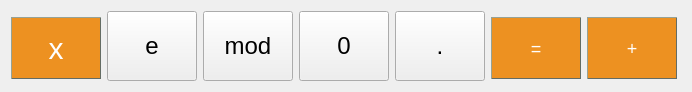
     <widget class="QWidget" name="layoutWidget">
      <property name="geometry">
       <rect>
        <x>51</x>
        <y>420</y>
        <width>692</width>
        <height>82</height>
       </rect>
      </property>
      <layout class="QHBoxLayout" name="horizontalLayout_5">
       <item>
        <widget class="QPushButton" name="button_x">
         <property name="sizePolicy">
          <sizepolicy hsizetype="Fixed" vsizetype="Fixed">
           <horstretch>0</horstretch>
           <verstretch>0</verstretch>
          </sizepolicy>
         </property>
         <property name="minimumSize">
          <size>
           <width>90</width>
           <height>70</height>
          </size>
         </property>
         <property name="maximumSize">
          <size>
           <width>90</width>
           <height>70</height>
          </size>
         </property>
         <property name="baseSize">
          <size>
           <width>90</width>
           <height>70</height>
          </size>
         </property>
         <property name="font">
          <font>
           <pointsize>-1</pointsize>
           <italic>false</italic>
           <bold>false</bold>
          </font>
         </property>
         <property name="cursor">
          <cursorShape>PointingHandCursor</cursorShape>
         </property>
         <property name="styleSheet">
          <string notr="true">QPushButton {
background-color: #ed9121;
  border-style: outset;
  border-width: 1px;
  border-color: #646c64;
  color: white;
  
  text-align: center;
  opacity: 0.6;
  margin: 6px, 2px;
  font: 30px;
}

QPushButton:pressed {
background-color:  #ffc793;
border-style: inset;
}

QPushButton:hover {
opacity: 1
}</string>
         </property>
         <property name="text">
          <string>x</string>
         </property>
         <property name="shortcut">
          <string>X</string>
         </property>
        </widget>
       </item>
       <item>
        <widget class="QPushButton" name="button_e">
         <property name="sizePolicy">
          <sizepolicy hsizetype="Fixed" vsizetype="Fixed">
           <horstretch>0</horstretch>
           <verstretch>0</verstretch>
          </sizepolicy>
         </property>
         <property name="minimumSize">
          <size>
           <width>90</width>
           <height>70</height>
          </size>
         </property>
         <property name="maximumSize">
          <size>
           <width>90</width>
           <height>70</height>
          </size>
         </property>
         <property name="baseSize">
          <size>
           <width>90</width>
           <height>70</height>
          </size>
         </property>
         <property name="font">
          <font>
           <pointsize>18</pointsize>
           <italic>false</italic>
           <bold>false</bold>
           <underline>false</underline>
          </font>
         </property>
         <property name="cursor">
          <cursorShape>PointingHandCursor</cursorShape>
         </property>
         <property name="text">
          <string>e</string>
         </property>
         <property name="shortcut">
          <string>E</string>
         </property>
        </widget>
       </item>
       <item>
        <widget class="QPushButton" name="button_mod">
         <property name="sizePolicy">
          <sizepolicy hsizetype="Fixed" vsizetype="Fixed">
           <horstretch>0</horstretch>
           <verstretch>0</verstretch>
          </sizepolicy>
         </property>
         <property name="minimumSize">
          <size>
           <width>90</width>
           <height>70</height>
          </size>
         </property>
         <property name="maximumSize">
          <size>
           <width>90</width>
           <height>70</height>
          </size>
         </property>
         <property name="baseSize">
          <size>
           <width>90</width>
           <height>70</height>
          </size>
         </property>
         <property name="font">
          <font>
           <pointsize>18</pointsize>
           <italic>false</italic>
           <bold>false</bold>
           <underline>false</underline>
          </font>
         </property>
         <property name="cursor">
          <cursorShape>PointingHandCursor</cursorShape>
         </property>
         <property name="text">
          <string>mod</string>
         </property>
         <property name="shortcut">
          <string>M</string>
         </property>
        </widget>
       </item>
       <item>
        <widget class="QPushButton" name="button_0">
         <property name="sizePolicy">
          <sizepolicy hsizetype="Fixed" vsizetype="Fixed">
           <horstretch>0</horstretch>
           <verstretch>0</verstretch>
          </sizepolicy>
         </property>
         <property name="minimumSize">
          <size>
           <width>90</width>
           <height>70</height>
          </size>
         </property>
         <property name="maximumSize">
          <size>
           <width>90</width>
           <height>70</height>
          </size>
         </property>
         <property name="baseSize">
          <size>
           <width>90</width>
           <height>70</height>
          </size>
         </property>
         <property name="font">
          <font>
           <pointsize>18</pointsize>
           <italic>false</italic>
           <bold>false</bold>
           <underline>false</underline>
          </font>
         </property>
         <property name="cursor">
          <cursorShape>PointingHandCursor</cursorShape>
         </property>
         <property name="text">
          <string>0</string>
         </property>
         <property name="shortcut">
          <string>0</string>
         </property>
        </widget>
       </item>
       <item>
        <widget class="QPushButton" name="button_point">
         <property name="sizePolicy">
          <sizepolicy hsizetype="Fixed" vsizetype="Fixed">
           <horstretch>0</horstretch>
           <verstretch>0</verstretch>
          </sizepolicy>
         </property>
         <property name="minimumSize">
          <size>
           <width>90</width>
           <height>70</height>
          </size>
         </property>
         <property name="maximumSize">
          <size>
           <width>90</width>
           <height>70</height>
          </size>
         </property>
         <property name="baseSize">
          <size>
           <width>90</width>
           <height>70</height>
          </size>
         </property>
         <property name="font">
          <font>
           <pointsize>18</pointsize>
           <italic>false</italic>
           <bold>false</bold>
           <underline>false</underline>
          </font>
         </property>
         <property name="cursor">
          <cursorShape>PointingHandCursor</cursorShape>
         </property>
         <property name="text">
          <string>.</string>
         </property>
         <property name="shortcut">
          <string>.</string>
         </property>
        </widget>
       </item>
       <item>
        <widget class="QPushButton" name="button_eq">
         <property name="sizePolicy">
          <sizepolicy hsizetype="Fixed" vsizetype="Fixed">
           <horstretch>0</horstretch>
           <verstretch>0</verstretch>
          </sizepolicy>
         </property>
         <property name="minimumSize">
          <size>
           <width>90</width>
           <height>70</height>
          </size>
         </property>
         <property name="maximumSize">
          <size>
           <width>90</width>
           <height>70</height>
          </size>
         </property>
         <property name="baseSize">
          <size>
           <width>90</width>
           <height>70</height>
          </size>
         </property>
         <property name="font">
          <font>
           <pointsize>-1</pointsize>
           <italic>false</italic>
           <bold>false</bold>
          </font>
         </property>
         <property name="cursor">
          <cursorShape>PointingHandCursor</cursorShape>
         </property>
         <property name="styleSheet">
          <string notr="true">QPushButton {
background-color: #ed9121;
  border-style: outset;
  border-width: 1px;
  border-color: #646c64;
  color: white;
  
  text-align: center;
  opacity: 0.6;
  margin: 6px, 2px;
  font: 18px;
vertical-align: middle;
}

QPushButton:pressed {
background-color:  #ffc793;
border-style: inset;
}

QPushButton:hover {
opacity: 1
}
</string>
         </property>
         <property name="text">
          <string>=</string>
         </property>
        </widget>
       </item>
       <item>
        <widget class="QPushButton" name="button_sum">
         <property name="sizePolicy">
          <sizepolicy hsizetype="Fixed" vsizetype="Fixed">
           <horstretch>0</horstretch>
           <verstretch>0</verstretch>
          </sizepolicy>
         </property>
         <property name="minimumSize">
          <size>
           <width>90</width>
           <height>70</height>
          </size>
         </property>
         <property name="maximumSize">
          <size>
           <width>90</width>
           <height>70</height>
          </size>
         </property>
         <property name="baseSize">
          <size>
           <width>90</width>
           <height>70</height>
          </size>
         </property>
         <property name="font">
          <font>
           <pointsize>-1</pointsize>
           <italic>false</italic>
           <bold>false</bold>
          </font>
         </property>
         <property name="cursor">
          <cursorShape>PointingHandCursor</cursorShape>
         </property>
         <property name="styleSheet">
          <string notr="true">QPushButton {
background-color: #ed9121;
  border-style: outset;
  border-width: 1px;
  border-color: #646c64;
  color: white;
  
  text-align: center;
  opacity: 0.6;
  margin: 6px, 2px;
  font: 18px;
vertical-align: middle;
}

QPushButton:pressed {
background-color:  #ffc793;
border-style: inset;
}

QPushButton:hover {
opacity: 1
}</string>
         </property>
         <property name="text">
          <string>+</string>
         </property>
         <property name="shortcut">
          <string>+</string>
         </property>
         <property name="default">
          <bool>false</bool>
         </property>
        </widget>
       </item>
      </layout>
     </widget>
